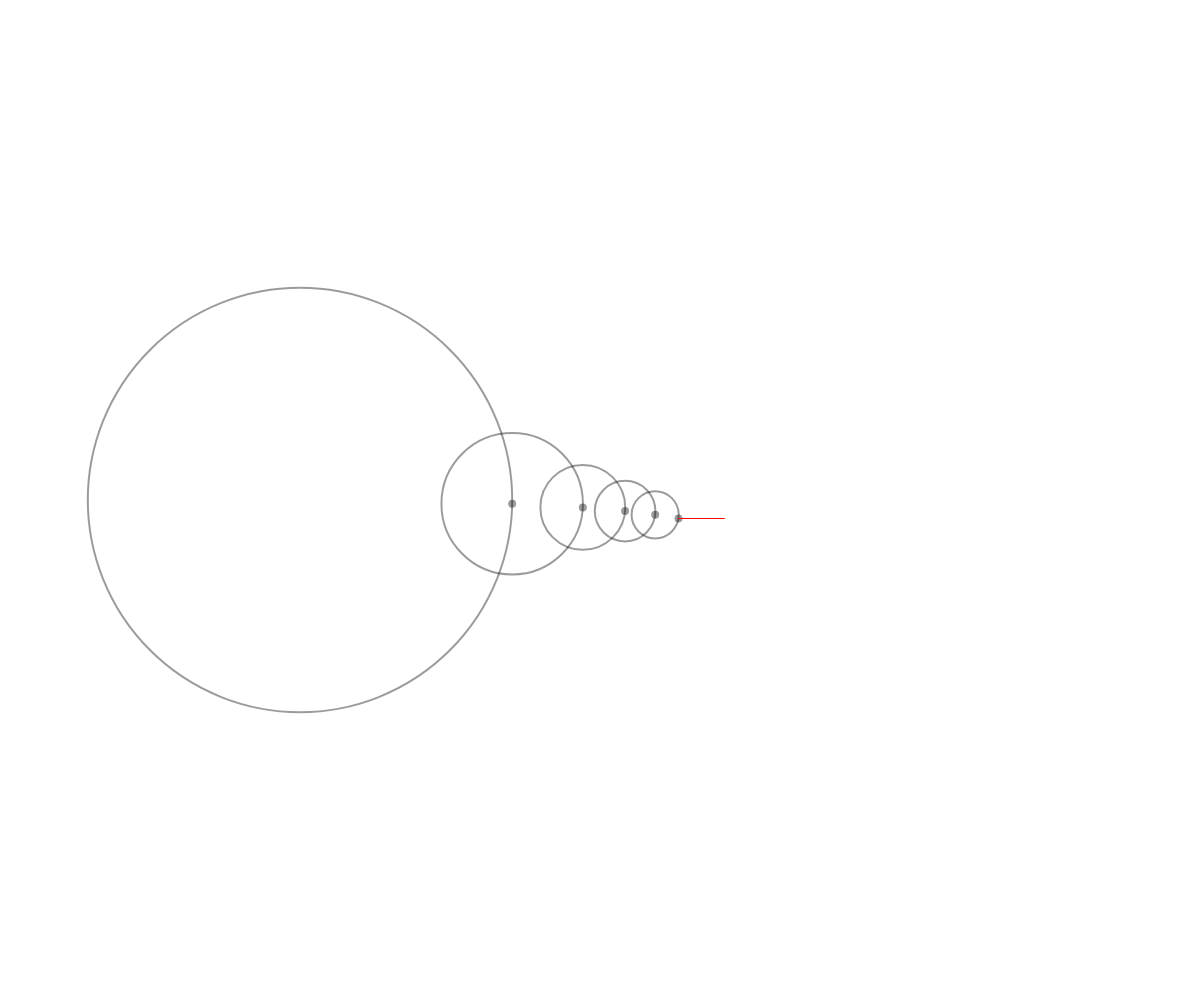
Frame 1 (no input)
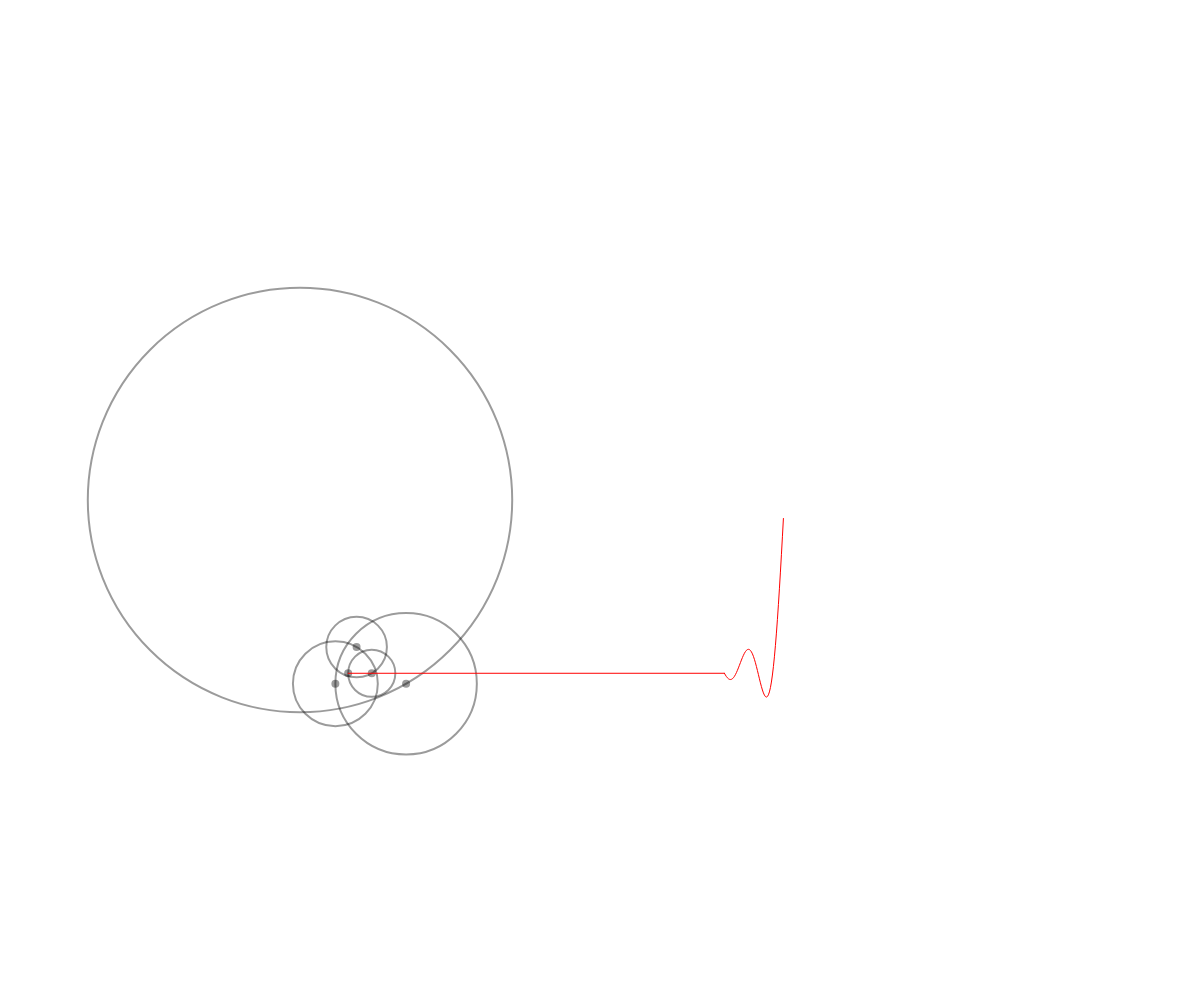
Frame 60 (no input)
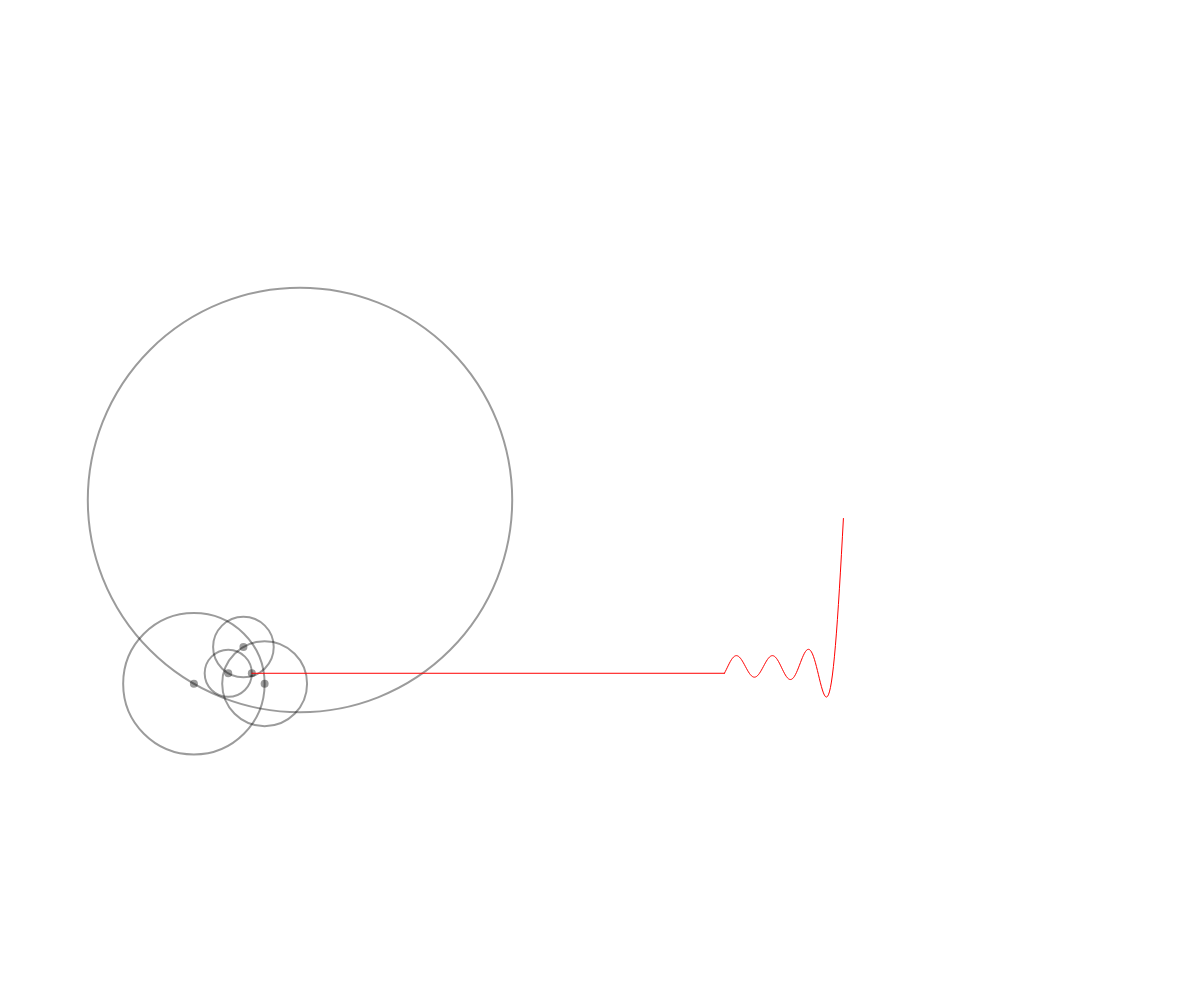
Frame 120 (the mouse pressed at the canvas centre since frame 60)

The p5.js sketch that drew these frames (run headless with seeded random() and noise() and a simulated clock; from frame 60 on, the mouse is pressed at the canvas centre):

// p5.js sketch
// ── sketch.js
const numCircles = 5,
  vertexes = [];
let circles;

function setup() {
  createCanvas(windowWidth, windowHeight);

  circles = getCircles(numCircles);
}

function draw() {
  background(255);

  for (let i = 0; i < circles.length; i++) {
    circles[i].update();
    circles[i].show();
  }

  circles[circles.length - 1].getVertexes(vertexes);

  noFill();
  stroke(255, 0, 0);
  strokeWeight(1);

  line(circles[circles.length - 1].dot.x, circles[circles.length - 1].dot.y, vertexes[0].x, vertexes[0].y);

  beginShape();
  for (let i = 0; i < vertexes.length; i++) {
    vertex(vertexes[i].x + i, vertexes[i].y);
    if (vertexes[i].x + i > width) {
      vertexes.pop(vertexes[i]);
    }
  }
  endShape();
}

function getCircles(n) {
  const seq = [];
  for (let i = 0; i < n; i++) {
    seq.push(new circleObject(i));
  }
  return seq;
}

class circleObject {
  constructor(index) {
    this.ind = index;
    this.pos = createVector(width / 4, height / 2);
    this.ang = 0;
    this.dot = createVector();
    this.rad = (min(width, height) / 6) * (4 / ((this.ind * 2 + 1) * PI));
  }
  update() {
    if (this.ind != 0) {
      this.pos.x = circles[this.ind - 1].dot.x;
      this.pos.y = circles[this.ind - 1].dot.y;
    }

    this.ang += PI / 180;

    const x = this.pos.x + (this.rad) * cos((this.ind * 2 + 1) * this.ang),
      y = this.pos.y + (this.rad) * sin((this.ind * 2 + 1) * this.ang);

    this.dot.x = x;
    this.dot.y = y;
  }
  show() {
    noFill();
    stroke(0, 100);
    strokeWeight(2);

    circle(this.pos.x, this.pos.y, this.rad * 2);

    strokeWeight(8);

    point(this.dot.x, this.dot.y);
  }
  getVertexes(arr) {
    arr.unshift(createVector(circles[0].pos.x + circles[0].rad * 2, this.dot.y));
  }
}
